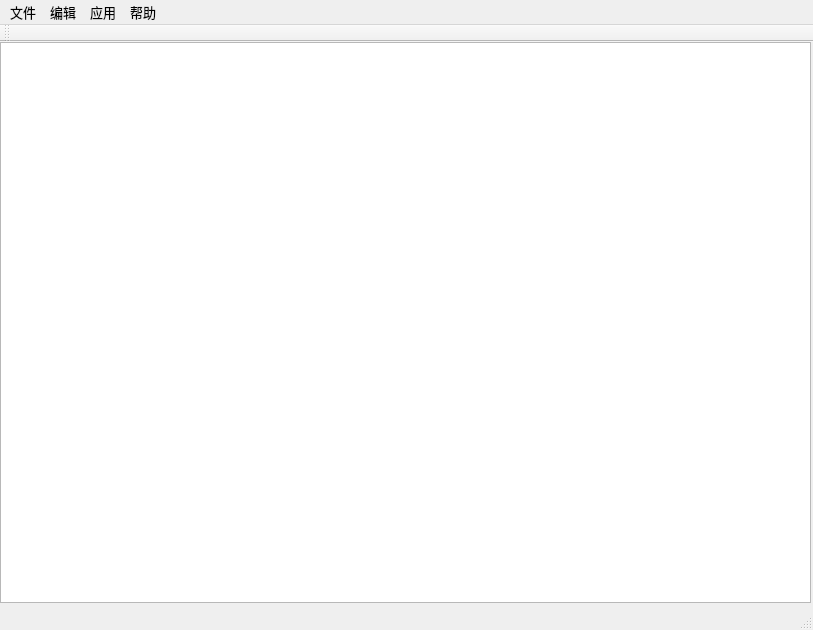
<?xml version="1.0" encoding="UTF-8"?>
<ui version="4.0">
 <class>MainWindow</class>
 <widget class="QMainWindow" name="MainWindow">
  <property name="geometry">
   <rect>
    <x>0</x>
    <y>0</y>
    <width>813</width>
    <height>630</height>
   </rect>
  </property>
  <property name="windowTitle">
   <string>文本编辑器</string>
  </property>
  <widget class="QWidget" name="centralWidget">
   <widget class="QPlainTextEdit" name="plainTextEdit">
    <property name="geometry">
     <rect>
      <x>0</x>
      <y>0</y>
      <width>811</width>
      <height>561</height>
     </rect>
    </property>
    <property name="font">
     <font>
      <family>微软雅黑</family>
      <pointsize>12</pointsize>
     </font>
    </property>
   </widget>
  </widget>
  <widget class="QMenuBar" name="menuBar">
   <property name="geometry">
    <rect>
     <x>0</x>
     <y>0</y>
     <width>813</width>
     <height>28</height>
    </rect>
   </property>
   <property name="font">
    <font>
     <family>DINPro-Medium</family>
     <pointsize>10</pointsize>
     <weight>50</weight>
     <bold>false</bold>
    </font>
   </property>
   <widget class="QMenu" name="file">
    <property name="title">
     <string>文件</string>
    </property>
    <addaction name="actionopen"/>
    <addaction name="actionsave"/>
    <addaction name="actionsaveas"/>
   </widget>
   <widget class="QMenu" name="edit">
    <property name="title">
     <string>编辑</string>
    </property>
    <addaction name="actiondelete"/>
    <addaction name="actionrevocation"/>
    <addaction name="actioncut"/>
    <addaction name="actioncopy"/>
    <addaction name="actionpaste"/>
   </widget>
   <widget class="QMenu" name="app">
    <property name="title">
     <string>应用</string>
    </property>
    <addaction name="actionse_ex"/>
    <addaction name="actioncount"/>
    <addaction name="actioncounts"/>
   </widget>
   <widget class="QMenu" name="help">
    <property name="title">
     <string>帮助</string>
    </property>
   </widget>
   <addaction name="file"/>
   <addaction name="edit"/>
   <addaction name="app"/>
   <addaction name="help"/>
  </widget>
  <widget class="QToolBar" name="mainToolBar">
   <attribute name="toolBarArea">
    <enum>TopToolBarArea</enum>
   </attribute>
   <attribute name="toolBarBreak">
    <bool>false</bool>
   </attribute>
  </widget>
  <widget class="QStatusBar" name="statusBar"/>
  <action name="actionopen">
   <property name="text">
    <string>打开</string>
   </property>
  </action>
  <action name="actionsave">
   <property name="text">
    <string>保存</string>
   </property>
  </action>
  <action name="actiondelete">
   <property name="text">
    <string>删除</string>
   </property>
  </action>
  <action name="actionrevocation">
   <property name="text">
    <string>撤销</string>
   </property>
  </action>
  <action name="actioncut">
   <property name="text">
    <string>剪切</string>
   </property>
  </action>
  <action name="actioncopy">
   <property name="text">
    <string>复制</string>
   </property>
  </action>
  <action name="actionpaste">
   <property name="text">
    <string>粘贴</string>
   </property>
  </action>
  <action name="actionse_ex">
   <property name="text">
    <string>查找/替换</string>
   </property>
  </action>
  <action name="actioncount">
   <property name="text">
    <string>统计字数</string>
   </property>
  </action>
  <action name="actioncounts">
   <property name="text">
    <string>统计字符串</string>
   </property>
  </action>
  <action name="actionsaveas">
   <property name="text">
    <string>另存为</string>
   </property>
  </action>
 </widget>
 <layoutdefault spacing="6" margin="11"/>
 <resources/>
 <connections/>
</ui>
